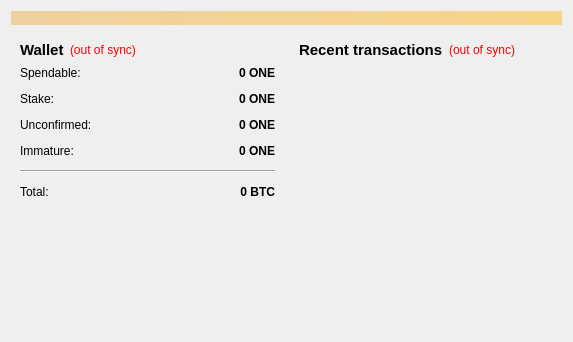
<?xml version="1.0" encoding="UTF-8"?>
<ui version="4.0">
 <class>OverviewPage</class>
 <widget class="QWidget" name="OverviewPage">
  <property name="geometry">
   <rect>
    <x>0</x>
    <y>0</y>
    <width>573</width>
    <height>342</height>
   </rect>
  </property>
  <property name="windowTitle">
   <string>Form</string>
  </property>
  <layout class="QVBoxLayout" name="topLayout">
   <item>
    <widget class="QLabel" name="labelAlerts">
     <property name="visible">
      <bool>false</bool>
     </property>
     <property name="styleSheet">
      <string notr="true">background-color: qlineargradient(x1: 0, y1: 0, x2: 1, y2: 0, stop:0 #F0D0A0, stop:1 #F8D488);  color:#000000
</string>
     </property>
     <property name="wordWrap">
      <bool>true</bool>
     </property>
     <property name="margin">
      <number>3</number>
     </property>
    </widget>
   </item>
   <item>
    <layout class="QHBoxLayout" name="horizontalLayout" stretch="1,1">
     <item>
      <layout class="QVBoxLayout" name="verticalLayout_2">
       <item>
        <widget class="QWidget" name="widget" native="true">
         <layout class="QVBoxLayout" name="verticalLayout_4">
          <item>
           <layout class="QHBoxLayout" name="horizontalLayout_4">
            <item>
             <widget class="QLabel" name="label_5">
              <property name="font">
               <font>
                <pointsize>11</pointsize>
                <weight>75</weight>
                <bold>true</bold>
               </font>
              </property>
              <property name="text">
               <string>Wallet</string>
              </property>
             </widget>
            </item>
            <item>
             <widget class="QLabel" name="labelWalletStatus">
              <property name="toolTip">
               <string>The displayed information may be out of date. Your wallet automatically synchronizes with the OneHundredCoin network after a connection is established, but this process has not completed yet.</string>
              </property>
              <property name="styleSheet">
               <string notr="true">QLabel { color: red; }</string>
              </property>
              <property name="text">
               <string notr="true">(out of sync)</string>
              </property>
              <property name="alignment">
               <set>Qt::AlignLeading|Qt::AlignLeft|Qt::AlignVCenter</set>
              </property>
             </widget>
            </item>
            <item>
             <spacer name="horizontalSpacer_2">
              <property name="orientation">
               <enum>Qt::Horizontal</enum>
              </property>
              <property name="sizeHint" stdset="0">
               <size>
                <width>40</width>
                <height>20</height>
               </size>
              </property>
             </spacer>
            </item>
           </layout>
          </item>
          <item>
           <layout class="QFormLayout" name="formLayout_2">
            <property name="fieldGrowthPolicy">
             <enum>QFormLayout::AllNonFixedFieldsGrow</enum>
            </property>
            <property name="horizontalSpacing">
             <number>12</number>
            </property>
            <property name="verticalSpacing">
             <number>12</number>
            </property>
            <item row="0" column="0">
             <widget class="QLabel" name="label">
              <property name="text">
               <string>Spendable:</string>
              </property>
             </widget>
            </item>
            <item row="0" column="1">
             <widget class="QLabel" name="labelBalance">
              <property name="font">
               <font>
                <weight>75</weight>
                <bold>true</bold>
               </font>
              </property>
              <property name="cursor">
               <cursorShape>IBeamCursor</cursorShape>
              </property>
              <property name="toolTip">
               <string>Your current spendable balance</string>
              </property>
              <property name="text">
               <string notr="true">0 ONE</string>
              </property>
              <property name="alignment">
               <set>Qt::AlignRight|Qt::AlignTrailing|Qt::AlignVCenter</set>
              </property>
              <property name="textInteractionFlags">
               <set>Qt::LinksAccessibleByMouse|Qt::TextSelectableByKeyboard|Qt::TextSelectableByMouse</set>
              </property>
             </widget>
            </item>
            <item row="1" column="0">
             <widget class="QLabel" name="label_6">
              <property name="text">
               <string>Stake:</string>
              </property>
             </widget>
            </item>
            <item row="1" column="1">
             <widget class="QLabel" name="labelStake">
              <property name="font">
               <font>
                <weight>75</weight>
                <bold>true</bold>
               </font>
              </property>
              <property name="cursor">
               <cursorShape>IBeamCursor</cursorShape>
              </property>
              <property name="toolTip">
               <string>Total of coins that was staked, and do not yet count toward the current balance</string>
              </property>
              <property name="text">
               <string notr="true">0 ONE</string>
              </property>
              <property name="alignment">
               <set>Qt::AlignRight|Qt::AlignTrailing|Qt::AlignVCenter</set>
              </property>
              <property name="textInteractionFlags">
               <set>Qt::LinksAccessibleByMouse|Qt::TextSelectableByKeyboard|Qt::TextSelectableByMouse</set>
              </property>
             </widget>
            </item>
            <item row="2" column="0">
             <widget class="QLabel" name="label_3">
              <property name="text">
               <string>Unconfirmed:</string>
              </property>
             </widget>
            </item>
            <item row="2" column="1">
             <widget class="QLabel" name="labelUnconfirmed">
              <property name="font">
               <font>
                <weight>75</weight>
                <bold>true</bold>
               </font>
              </property>
              <property name="cursor">
               <cursorShape>IBeamCursor</cursorShape>
              </property>
              <property name="toolTip">
               <string>Total of transactions that have yet to be confirmed, and do not yet count toward the current balance</string>
              </property>
              <property name="text">
               <string notr="true">0 ONE</string>
              </property>
              <property name="alignment">
               <set>Qt::AlignRight|Qt::AlignTrailing|Qt::AlignVCenter</set>
              </property>
              <property name="textInteractionFlags">
               <set>Qt::LinksAccessibleByMouse|Qt::TextSelectableByKeyboard|Qt::TextSelectableByMouse</set>
              </property>
             </widget>
            </item>
            <item row="3" column="0">
             <widget class="QLabel" name="labelImmatureText">
              <property name="text">
               <string>Immature:</string>
              </property>
             </widget>
            </item>
            <item row="3" column="1">
             <widget class="QLabel" name="labelImmature">
              <property name="font">
               <font>
                <weight>75</weight>
                <bold>true</bold>
               </font>
              </property>
              <property name="toolTip">
               <string>Mined balance that has not yet matured</string>
              </property>
              <property name="text">
               <string notr="true">0 ONE</string>
              </property>
              <property name="alignment">
               <set>Qt::AlignRight|Qt::AlignTrailing|Qt::AlignVCenter</set>
              </property>
              <property name="textInteractionFlags">
               <set>Qt::LinksAccessibleByMouse|Qt::TextSelectableByKeyboard|Qt::TextSelectableByMouse</set>
              </property>
             </widget>
            </item>
            <item row="4" column="0" colspan="2">
             <widget class="Line" name="line">
              <property name="orientation">
               <enum>Qt::Horizontal</enum>
              </property>
             </widget>
            </item>
            <item row="5" column="0">
             <widget class="QLabel" name="labelTotalText">
              <property name="text">
               <string>Total:</string>
              </property>
             </widget>
            </item>
            <item row="5" column="1">
             <widget class="QLabel" name="labelTotal">
              <property name="font">
               <font>
                <weight>75</weight>
                <bold>true</bold>
               </font>
              </property>
              <property name="cursor">
               <cursorShape>IBeamCursor</cursorShape>
              </property>
              <property name="toolTip">
               <string>Your current total balance</string>
              </property>
              <property name="text">
               <string notr="true">0 BTC</string>
              </property>
              <property name="alignment">
               <set>Qt::AlignRight|Qt::AlignTrailing|Qt::AlignVCenter</set>
              </property>
              <property name="textInteractionFlags">
               <set>Qt::LinksAccessibleByMouse|Qt::TextSelectableByKeyboard|Qt::TextSelectableByMouse</set>
              </property>
             </widget>
            </item>
           </layout>
          </item>
         </layout>
        </widget>
       </item>
       <item>
        <spacer name="verticalSpacer">
         <property name="orientation">
          <enum>Qt::Vertical</enum>
         </property>
         <property name="sizeHint" stdset="0">
          <size>
           <width>20</width>
           <height>40</height>
          </size>
         </property>
        </spacer>
       </item>
      </layout>
     </item>
     <item>
      <layout class="QVBoxLayout" name="verticalLayout_3">
       <item>
        <widget class="QWidget" name="widget_2" native="true">
         <layout class="QVBoxLayout" name="verticalLayout">
          <item>
           <layout class="QHBoxLayout" name="horizontalLayout_2">
            <item>
             <widget class="QLabel" name="label_4">
              <property name="font">
               <font>
                <pointsize>11</pointsize>
                <weight>75</weight>
                <bold>true</bold>
               </font>
              </property>
              <property name="text">
               <string>&lt;b&gt;Recent transactions&lt;/b&gt;</string>
              </property>
             </widget>
            </item>
            <item>
             <widget class="QLabel" name="labelTransactionsStatus">
              <property name="toolTip">
               <string>The displayed information may be out of date. Your wallet automatically synchronizes with the OneHundredCoin network after a connection is established, but this process has not completed yet.</string>
              </property>
              <property name="styleSheet">
               <string notr="true">QLabel { color: red; }</string>
              </property>
              <property name="text">
               <string notr="true">(out of sync)</string>
              </property>
              <property name="alignment">
               <set>Qt::AlignRight|Qt::AlignTrailing|Qt::AlignVCenter</set>
              </property>
             </widget>
            </item>
            <item>
             <spacer name="horizontalSpacer">
              <property name="orientation">
               <enum>Qt::Horizontal</enum>
              </property>
              <property name="sizeHint" stdset="0">
               <size>
                <width>40</width>
                <height>20</height>
               </size>
              </property>
             </spacer>
            </item>
           </layout>
          </item>
          <item>
           <widget class="QListView" name="listTransactions">
            <property name="styleSheet">
             <string notr="true">QListView { background: transparent; }</string>
            </property>
            <property name="frameShape">
             <enum>QFrame::NoFrame</enum>
            </property>
            <property name="verticalScrollBarPolicy">
             <enum>Qt::ScrollBarAlwaysOff</enum>
            </property>
            <property name="horizontalScrollBarPolicy">
             <enum>Qt::ScrollBarAlwaysOff</enum>
            </property>
            <property name="selectionMode">
             <enum>QAbstractItemView::NoSelection</enum>
            </property>
           </widget>
          </item>
         </layout>
        </widget>
       </item>
      </layout>
     </item>
    </layout>
   </item>
  </layout>
 </widget>
 <resources/>
 <connections/>
</ui>
